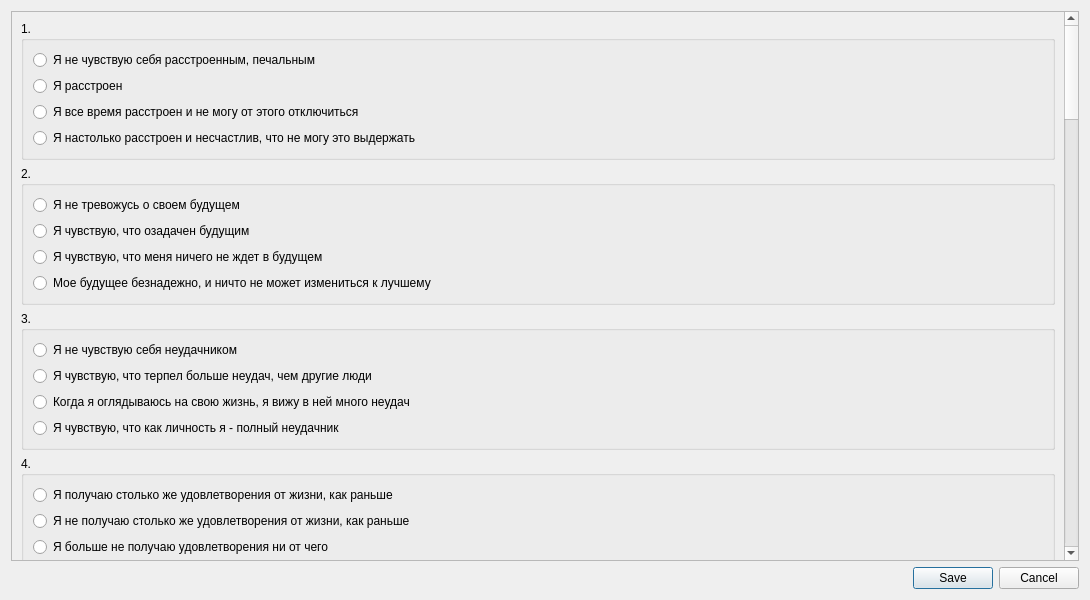
<?xml version="1.0" encoding="UTF-8"?>
<ui version="4.0">
 <class>Test3Dialog</class>
 <widget class="QDialog" name="Test3Dialog">
  <property name="geometry">
   <rect>
    <x>0</x>
    <y>0</y>
    <width>1090</width>
    <height>600</height>
   </rect>
  </property>
  <property name="windowTitle">
   <string>Шкала депрессии Бека </string>
  </property>
  <property name="sizeGripEnabled">
   <bool>false</bool>
  </property>
  <layout class="QVBoxLayout" name="verticalLayout">
   <item>
    <widget class="QScrollArea" name="scrollArea">
     <property name="verticalScrollBarPolicy">
      <enum>Qt::ScrollBarAsNeeded</enum>
     </property>
     <property name="horizontalScrollBarPolicy">
      <enum>Qt::ScrollBarAsNeeded</enum>
     </property>
     <property name="widgetResizable">
      <bool>true</bool>
     </property>
     <widget class="QWidget" name="scrollAreaWidgetContents">
      <property name="geometry">
       <rect>
        <x>0</x>
        <y>-2086</y>
        <width>1053</width>
        <height>2637</height>
       </rect>
      </property>
      <layout class="QVBoxLayout" name="verticalLayout_50">
       <item>
        <widget class="QGroupBox" name="groupBox">
         <property name="title">
          <string>1.</string>
         </property>
         <layout class="QGridLayout" name="gridLayout_3">
          <item row="1" column="0">
           <widget class="QRadioButton" name="rb1_2">
            <property name="text">
             <string>Я расстроен</string>
            </property>
           </widget>
          </item>
          <item row="0" column="0">
           <widget class="QRadioButton" name="rb1_1">
            <property name="text">
             <string>Я не чувствую себя расстроенным, печальным</string>
            </property>
           </widget>
          </item>
          <item row="2" column="0">
           <widget class="QRadioButton" name="rb1_3">
            <property name="text">
             <string>Я все время расстроен и не могу от этого отключиться</string>
            </property>
           </widget>
          </item>
          <item row="3" column="0">
           <widget class="QRadioButton" name="rb1_4">
            <property name="text">
             <string>Я настолько расстроен и несчастлив, что не могу это выдержать</string>
            </property>
           </widget>
          </item>
         </layout>
        </widget>
       </item>
       <item>
        <widget class="QGroupBox" name="groupBox_2">
         <property name="title">
          <string>2. </string>
         </property>
         <layout class="QGridLayout" name="gridLayout_2">
          <item row="0" column="0">
           <widget class="QRadioButton" name="rb2_1">
            <property name="text">
             <string>Я не тревожусь о своем будущем</string>
            </property>
           </widget>
          </item>
          <item row="1" column="0">
           <widget class="QRadioButton" name="rb2_2">
            <property name="text">
             <string>Я чувствую, что озадачен будущим</string>
            </property>
           </widget>
          </item>
          <item row="2" column="0">
           <widget class="QRadioButton" name="rb2_3">
            <property name="text">
             <string>Я чувствую, что меня ничего не ждет в будущем</string>
            </property>
           </widget>
          </item>
          <item row="3" column="0">
           <widget class="QRadioButton" name="rb2_4">
            <property name="text">
             <string>Мое будущее безнадежно, и ничто не может измениться к лучшему</string>
            </property>
           </widget>
          </item>
         </layout>
        </widget>
       </item>
       <item>
        <widget class="QGroupBox" name="groupBox_3">
         <property name="title">
          <string>3.</string>
         </property>
         <layout class="QGridLayout" name="gridLayout">
          <item row="0" column="0">
           <widget class="QRadioButton" name="rb3_1">
            <property name="text">
             <string>Я не чувствую себя неудачником</string>
            </property>
           </widget>
          </item>
          <item row="1" column="0">
           <widget class="QRadioButton" name="rb3_2">
            <property name="text">
             <string>Я чувствую, что терпел больше неудач, чем другие люди</string>
            </property>
           </widget>
          </item>
          <item row="2" column="0">
           <widget class="QRadioButton" name="rb3_3">
            <property name="text">
             <string>Когда я оглядываюсь на свою жизнь, я вижу в ней много неудач</string>
            </property>
           </widget>
          </item>
          <item row="3" column="0">
           <widget class="QRadioButton" name="rb3_4">
            <property name="text">
             <string>Я чувствую, что как личность я - полный неудачник</string>
            </property>
           </widget>
          </item>
         </layout>
        </widget>
       </item>
       <item>
        <widget class="QGroupBox" name="groupBox_66">
         <property name="title">
          <string>4. </string>
         </property>
         <layout class="QVBoxLayout" name="verticalLayout_44">
          <item>
           <widget class="QRadioButton" name="rb4_1">
            <property name="text">
             <string>Я получаю столько же удовлетворения от жизни, как раньше</string>
            </property>
           </widget>
          </item>
          <item>
           <widget class="QRadioButton" name="rb4_2">
            <property name="text">
             <string>Я не получаю столько же удовлетворения от жизни, как раньше</string>
            </property>
           </widget>
          </item>
          <item>
           <widget class="QRadioButton" name="rb4_3">
            <property name="text">
             <string>Я больше не получаю удовлетворения ни от чего</string>
            </property>
           </widget>
          </item>
          <item>
           <widget class="QRadioButton" name="rb4_4">
            <property name="text">
             <string>Я полностью не удовлетворен жизнью и мне все надоело</string>
            </property>
           </widget>
          </item>
         </layout>
        </widget>
       </item>
       <item>
        <widget class="QGroupBox" name="groupBox_65">
         <property name="title">
          <string>5.</string>
         </property>
         <layout class="QVBoxLayout" name="verticalLayout_43">
          <item>
           <widget class="QRadioButton" name="rb5_1">
            <property name="text">
             <string>Я не чувствую себя в чем-нибудь виноватым</string>
            </property>
           </widget>
          </item>
          <item>
           <widget class="QRadioButton" name="rb5_2">
            <property name="text">
             <string>Достаточно часто я чувствую себя виноватым</string>
            </property>
           </widget>
          </item>
          <item>
           <widget class="QRadioButton" name="rb5_3">
            <property name="text">
             <string>Большую часть времени я чувствую себя виноватым</string>
            </property>
           </widget>
          </item>
          <item>
           <widget class="QRadioButton" name="rb5_4">
            <property name="text">
             <string>Я постоянно испытываю чувство вины</string>
            </property>
           </widget>
          </item>
         </layout>
        </widget>
       </item>
       <item>
        <widget class="QGroupBox" name="groupBox_58">
         <property name="title">
          <string>6. </string>
         </property>
         <layout class="QVBoxLayout" name="verticalLayout_36">
          <item>
           <widget class="QRadioButton" name="rb6_1">
            <property name="text">
             <string>Я не чувствую, что могу быть наказанным за что-либо</string>
            </property>
           </widget>
          </item>
          <item>
           <widget class="QRadioButton" name="rb6_2">
            <property name="text">
             <string>Я чувствую, что могу быть наказан</string>
            </property>
           </widget>
          </item>
          <item>
           <widget class="QRadioButton" name="rb6_3">
            <property name="text">
             <string>Я ожидаю, что могу быть наказан</string>
            </property>
           </widget>
          </item>
          <item>
           <widget class="QRadioButton" name="rb6_4">
            <property name="text">
             <string>Я чувствую себя уже наказанным</string>
            </property>
           </widget>
          </item>
         </layout>
        </widget>
       </item>
       <item>
        <widget class="QGroupBox" name="groupBox_67">
         <property name="title">
          <string>7. </string>
         </property>
         <layout class="QVBoxLayout" name="verticalLayout_45">
          <item>
           <widget class="QRadioButton" name="rb7_1">
            <property name="text">
             <string>Я не разочаровался в себе</string>
            </property>
           </widget>
          </item>
          <item>
           <widget class="QRadioButton" name="rb7_2">
            <property name="text">
             <string>Я разочаровался в себе</string>
            </property>
           </widget>
          </item>
          <item>
           <widget class="QRadioButton" name="rb7_3">
            <property name="text">
             <string>Я себе противен</string>
            </property>
           </widget>
          </item>
          <item>
           <widget class="QRadioButton" name="rb7_4">
            <property name="text">
             <string>Я себя ненавижу</string>
            </property>
           </widget>
          </item>
         </layout>
        </widget>
       </item>
       <item>
        <widget class="QGroupBox" name="groupBox_47">
         <property name="title">
          <string>8.</string>
         </property>
         <layout class="QVBoxLayout" name="verticalLayout_25">
          <item>
           <widget class="QRadioButton" name="rb8_1">
            <property name="text">
             <string>Я знаю, что я не хуже других</string>
            </property>
           </widget>
          </item>
          <item>
           <widget class="QRadioButton" name="rb8_2">
            <property name="text">
             <string>Я критикую себя за ошибки и слабости</string>
            </property>
           </widget>
          </item>
          <item>
           <widget class="QRadioButton" name="rb8_3">
            <property name="text">
             <string>Я все время обвиняю себя за свои поступки</string>
            </property>
           </widget>
          </item>
          <item>
           <widget class="QRadioButton" name="rb8_4">
            <property name="text">
             <string>Я виню себя во всем плохом, что происходит</string>
            </property>
           </widget>
          </item>
         </layout>
        </widget>
       </item>
       <item>
        <widget class="QGroupBox" name="groupBox_39">
         <property name="title">
          <string>9.</string>
         </property>
         <layout class="QVBoxLayout" name="verticalLayout_17">
          <item>
           <widget class="QRadioButton" name="rb9_1">
            <property name="text">
             <string>Я никогда не думал покончить с собой</string>
            </property>
           </widget>
          </item>
          <item>
           <widget class="QRadioButton" name="rb9_2">
            <property name="text">
             <string>Ко мне приходят мысли покончить с собой, но я не буду их осуществлять</string>
            </property>
           </widget>
          </item>
          <item>
           <widget class="QRadioButton" name="rb9_3">
            <property name="text">
             <string>Я хотел бы покончить с собой</string>
            </property>
           </widget>
          </item>
          <item>
           <widget class="QRadioButton" name="rb9_4">
            <property name="text">
             <string>Я бы убил себя, если бы представился случай</string>
            </property>
           </widget>
          </item>
         </layout>
        </widget>
       </item>
       <item>
        <widget class="QGroupBox" name="groupBox_64">
         <property name="title">
          <string>10.</string>
         </property>
         <layout class="QVBoxLayout" name="verticalLayout_42">
          <item>
           <widget class="QRadioButton" name="rb10_1">
            <property name="text">
             <string>Я плачу не больше, чем обычно</string>
            </property>
           </widget>
          </item>
          <item>
           <widget class="QRadioButton" name="rb10_2">
            <property name="text">
             <string>Сейчас я плачу чаще, чем раньше</string>
            </property>
           </widget>
          </item>
          <item>
           <widget class="QRadioButton" name="rb10_3">
            <property name="text">
             <string>Теперь я все время плачу</string>
            </property>
           </widget>
          </item>
          <item>
           <widget class="QRadioButton" name="rb10_4">
            <property name="text">
             <string>Раньше я мог плакать, а сейчас не могу, даже если мне хочется</string>
            </property>
           </widget>
          </item>
         </layout>
        </widget>
       </item>
       <item>
        <widget class="QGroupBox" name="groupBox_48">
         <property name="title">
          <string>11.</string>
         </property>
         <layout class="QVBoxLayout" name="verticalLayout_26">
          <item>
           <widget class="QRadioButton" name="rb11_1">
            <property name="text">
             <string>Сейчас я раздражителен не более, чем обычно</string>
            </property>
           </widget>
          </item>
          <item>
           <widget class="QRadioButton" name="rb11_2">
            <property name="text">
             <string>Я более легко раздражаюсь, чем раньше</string>
            </property>
           </widget>
          </item>
          <item>
           <widget class="QRadioButton" name="rb11_3">
            <property name="text">
             <string>Теперь я постоянно чувствую, что раздражен</string>
            </property>
           </widget>
          </item>
          <item>
           <widget class="QRadioButton" name="rb11_4">
            <property name="text">
             <string>Я стал равнодушен к вещам, которые меня раньше раздражали</string>
            </property>
           </widget>
          </item>
         </layout>
        </widget>
       </item>
       <item>
        <widget class="QGroupBox" name="groupBox_46">
         <property name="title">
          <string>12. </string>
         </property>
         <layout class="QVBoxLayout" name="verticalLayout_24">
          <item>
           <widget class="QRadioButton" name="rb12_1">
            <property name="text">
             <string>Я не утратил интереса к другим людям</string>
            </property>
           </widget>
          </item>
          <item>
           <widget class="QRadioButton" name="rb12_2">
            <property name="text">
             <string>Я меньше интересуюсь другими людьми, чем раньше</string>
            </property>
           </widget>
          </item>
          <item>
           <widget class="QRadioButton" name="rb12_3">
            <property name="text">
             <string>Я почти потерял интерес к другим людям</string>
            </property>
           </widget>
          </item>
          <item>
           <widget class="QRadioButton" name="rb12_4">
            <property name="text">
             <string>Я полностью утратил интерес к другим людям</string>
            </property>
           </widget>
          </item>
         </layout>
        </widget>
       </item>
       <item>
        <widget class="QGroupBox" name="groupBox_57">
         <property name="title">
          <string>13.</string>
         </property>
         <layout class="QVBoxLayout" name="verticalLayout_35">
          <item>
           <widget class="QRadioButton" name="rb13_1">
            <property name="text">
             <string>Я откладываю принятие решения иногда, как и раньше</string>
            </property>
           </widget>
          </item>
          <item>
           <widget class="QRadioButton" name="rb13_2">
            <property name="text">
             <string>Я чаще, чем раньше, откладываю принятие решения</string>
            </property>
           </widget>
          </item>
          <item>
           <widget class="QRadioButton" name="rb13_3">
            <property name="text">
             <string>Мне труднее принимать решения, чем раньше</string>
            </property>
           </widget>
          </item>
          <item>
           <widget class="QRadioButton" name="rb13_4">
            <property name="text">
             <string>Я больше не могу принимать решения</string>
            </property>
           </widget>
          </item>
         </layout>
        </widget>
       </item>
       <item>
        <widget class="QGroupBox" name="groupBox_45">
         <property name="title">
          <string>14.</string>
         </property>
         <layout class="QVBoxLayout" name="verticalLayout_23">
          <item>
           <widget class="QRadioButton" name="rb14_1">
            <property name="text">
             <string>Я не чувствую, что выгляжу хуже, чем обычно</string>
            </property>
           </widget>
          </item>
          <item>
           <widget class="QRadioButton" name="rb14_2">
            <property name="text">
             <string>Меня тревожит, что я выгляжу старым и непривлекательным</string>
            </property>
           </widget>
          </item>
          <item>
           <widget class="QRadioButton" name="rb14_3">
            <property name="text">
             <string>Я знаю, что в моей внешности произошли существенные изменения, делающие меня непривлекательным</string>
            </property>
           </widget>
          </item>
          <item>
           <widget class="QRadioButton" name="rb14_4">
            <property name="text">
             <string>Я знаю, что выгляжу безобразно</string>
            </property>
           </widget>
          </item>
         </layout>
        </widget>
       </item>
       <item>
        <widget class="QGroupBox" name="groupBox_44">
         <property name="title">
          <string>15.</string>
         </property>
         <layout class="QVBoxLayout" name="verticalLayout_22">
          <item>
           <widget class="QRadioButton" name="rb15_1">
            <property name="text">
             <string>Я могу работать так же хорошо, как и раньше</string>
            </property>
           </widget>
          </item>
          <item>
           <widget class="QRadioButton" name="rb15_2">
            <property name="text">
             <string>Мне необходимо сделать дополнительное усилие, чтобы начать делать что-нибудь</string>
            </property>
           </widget>
          </item>
          <item>
           <widget class="QRadioButton" name="rb15_3">
            <property name="text">
             <string>Я с трудом заставляю себя делать что-либо</string>
            </property>
           </widget>
          </item>
          <item>
           <widget class="QRadioButton" name="rb15_4">
            <property name="text">
             <string>Я совсем не могу выполнять никакую работу</string>
            </property>
           </widget>
          </item>
         </layout>
        </widget>
       </item>
       <item>
        <widget class="QGroupBox" name="groupBox_40">
         <property name="title">
          <string>16. </string>
         </property>
         <layout class="QVBoxLayout" name="verticalLayout_18">
          <item>
           <widget class="QRadioButton" name="rb16_1">
            <property name="text">
             <string>Я сплю так же хорошо, как и раньше</string>
            </property>
           </widget>
          </item>
          <item>
           <widget class="QRadioButton" name="rb16_2">
            <property name="text">
             <string>Сейчас я сплю хуже, чем раньше</string>
            </property>
           </widget>
          </item>
          <item>
           <widget class="QRadioButton" name="rb16_3">
            <property name="text">
             <string>Я просыпаюсь на 1-2 часа раньше, и мне трудно заснуть опять</string>
            </property>
           </widget>
          </item>
          <item>
           <widget class="QRadioButton" name="rb16_4">
            <property name="text">
             <string>Я просыпаюсь на несколько часов раньше обычного и больше не могу заснуть</string>
            </property>
           </widget>
          </item>
         </layout>
        </widget>
       </item>
       <item>
        <widget class="QGroupBox" name="groupBox_59">
         <property name="title">
          <string>17.</string>
         </property>
         <layout class="QVBoxLayout" name="verticalLayout_37">
          <item>
           <widget class="QRadioButton" name="rb17_1">
            <property name="text">
             <string>Я устаю не больше, чем обычно</string>
            </property>
           </widget>
          </item>
          <item>
           <widget class="QRadioButton" name="rb17_2">
            <property name="text">
             <string>Теперь я устаю быстрее, чем раньше</string>
            </property>
           </widget>
          </item>
          <item>
           <widget class="QRadioButton" name="rb17_3">
            <property name="text">
             <string>Я устаю почти от всего, что я делаю</string>
            </property>
           </widget>
          </item>
          <item>
           <widget class="QRadioButton" name="rb17_4">
            <property name="text">
             <string>Я не могу ничего делать из-за усталости</string>
            </property>
           </widget>
          </item>
         </layout>
        </widget>
       </item>
       <item>
        <widget class="QGroupBox" name="groupBox_38">
         <property name="title">
          <string>18.</string>
         </property>
         <layout class="QVBoxLayout" name="verticalLayout_16">
          <item>
           <widget class="QRadioButton" name="rb18_1">
            <property name="text">
             <string>Мой аппетит не хуже, чем обычно</string>
            </property>
           </widget>
          </item>
          <item>
           <widget class="QRadioButton" name="rb18_2">
            <property name="text">
             <string>Мой аппетит стал хуже, чем раньше</string>
            </property>
           </widget>
          </item>
          <item>
           <widget class="QRadioButton" name="rb18_3">
            <property name="text">
             <string>Мой аппетит теперь значительно хуже</string>
            </property>
           </widget>
          </item>
          <item>
           <widget class="QRadioButton" name="rb18_4">
            <property name="text">
             <string>У меня вообще нет аппетита</string>
            </property>
           </widget>
          </item>
         </layout>
        </widget>
       </item>
       <item>
        <widget class="QGroupBox" name="groupBox_53">
         <property name="title">
          <string>19. </string>
         </property>
         <layout class="QVBoxLayout" name="verticalLayout_31">
          <item>
           <widget class="QRadioButton" name="rb19_1">
            <property name="text">
             <string>В последнее время я не похудел или потеря веса была незначительной</string>
            </property>
           </widget>
          </item>
          <item>
           <widget class="QRadioButton" name="rb19_2">
            <property name="text">
             <string>За последнее время я потерял более 2 кг</string>
            </property>
           </widget>
          </item>
          <item>
           <widget class="QRadioButton" name="rb19_3">
            <property name="text">
             <string>Я потерял более 5 кг</string>
            </property>
           </widget>
          </item>
          <item>
           <widget class="QRadioButton" name="rb19_4">
            <property name="text">
             <string>Я потерял более 7 кr</string>
            </property>
           </widget>
          </item>
         </layout>
        </widget>
       </item>
       <item>
        <widget class="QGroupBox" name="groupBox_33">
         <property name="title">
          <string>20.</string>
         </property>
         <layout class="QVBoxLayout" name="verticalLayout_11">
          <item>
           <widget class="QRadioButton" name="rb20_1">
            <property name="text">
             <string>Я беспокоюсь о своем здоровье не больше, чем обычно</string>
            </property>
           </widget>
          </item>
          <item>
           <widget class="QRadioButton" name="rb20_2">
            <property name="text">
             <string>Меня тревожат проблемы моего физического здоровья, такие, как боли, расстройство желудка, запоры и т.д.</string>
            </property>
           </widget>
          </item>
          <item>
           <widget class="QRadioButton" name="rb20_3">
            <property name="text">
             <string>Я очень обеспокоен своим физическим состоянием, и мне трудно думать о чем-либо другом</string>
            </property>
           </widget>
          </item>
          <item>
           <widget class="QRadioButton" name="rb20_4">
            <property name="text">
             <string>Я настолько обеспокоен своим физическим состоянием, что больше ни о чем не могу думать</string>
            </property>
           </widget>
          </item>
         </layout>
        </widget>
       </item>
       <item>
        <widget class="QGroupBox" name="groupBox_32">
         <property name="title">
          <string>21. </string>
         </property>
         <layout class="QVBoxLayout" name="verticalLayout_10">
          <item>
           <widget class="QRadioButton" name="rb21_1">
            <property name="text">
             <string>В последнее время я не замечал изменения своего интереса к близости</string>
            </property>
           </widget>
          </item>
          <item>
           <widget class="QRadioButton" name="rb21_2">
            <property name="text">
             <string>Меня меньше занимают проблемы близости, чем раньше</string>
            </property>
           </widget>
          </item>
          <item>
           <widget class="QRadioButton" name="rb21_3">
            <property name="text">
             <string>Сейчас я значительно меньше интересуюсь межполовыми отношениями, чем раньше</string>
            </property>
           </widget>
          </item>
          <item>
           <widget class="QRadioButton" name="rb21_4">
            <property name="text">
             <string>Я полностью утратил либидо интерес</string>
            </property>
           </widget>
          </item>
         </layout>
        </widget>
       </item>
      </layout>
     </widget>
    </widget>
   </item>
   <item>
    <widget class="QDialogButtonBox" name="buttonBox">
     <property name="orientation">
      <enum>Qt::Horizontal</enum>
     </property>
     <property name="standardButtons">
      <set>QDialogButtonBox::Cancel|QDialogButtonBox::Save</set>
     </property>
    </widget>
   </item>
  </layout>
 </widget>
 <resources/>
 <connections>
  <connection>
   <sender>buttonBox</sender>
   <signal>accepted()</signal>
   <receiver>Test3Dialog</receiver>
   <slot>accept()</slot>
   <hints>
    <hint type="sourcelabel">
     <x>248</x>
     <y>254</y>
    </hint>
    <hint type="destinationlabel">
     <x>157</x>
     <y>274</y>
    </hint>
   </hints>
  </connection>
  <connection>
   <sender>buttonBox</sender>
   <signal>rejected()</signal>
   <receiver>Test3Dialog</receiver>
   <slot>reject()</slot>
   <hints>
    <hint type="sourcelabel">
     <x>316</x>
     <y>260</y>
    </hint>
    <hint type="destinationlabel">
     <x>286</x>
     <y>274</y>
    </hint>
   </hints>
  </connection>
 </connections>
</ui>
